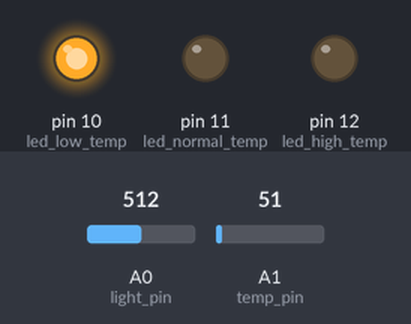
A sketch run on a simulated Arduino Uno, built with avr-gcc and run on an emulated ATmega328P. On the bench: output pins drawn as LEDs (lit = HIGH). The test bench sets the inputs (shaded band); at power-on: A1 (temp_pin) = 51, A0 (light_pin) = 512.

Above: at 1.8 s.
1.9 s: A1 (temp_pin) set to 131
6.0 s: A1 (temp_pin) set to 154
At 6.8 s:
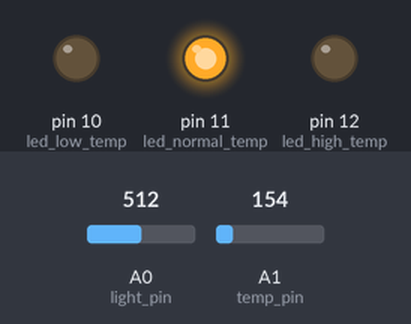
10.1 s: A0 (light_pin) set to 306
13.6 s: A0 (light_pin) set to 269
At 14.7 s:
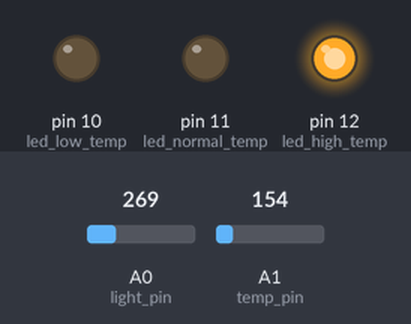
17.7 s: A0 (light_pin) set to 511
At 18.8 s:
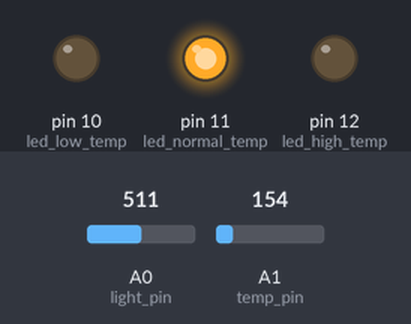
21.8 s: A0 (light_pin) set to 122
At 22.8 s:
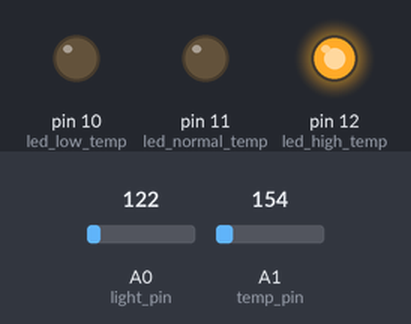
Timing chart, 0 to 24.8 s (numbered marks = the images above; inputs shaded):
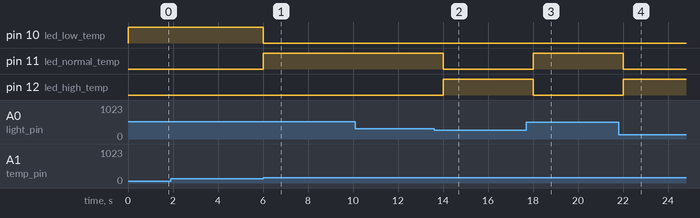

Measured:
- the behaviour switches between 144 and 145 on A1 (temp_pin) (found by bisection; images 0 and 1)
- the behaviour switches between 288 and 287 on A0 (light_pin) (found by bisection; images 1 and 2)
- after the input at 6.0 s, pin 10 (led_low_temp): HIGH → LOW at once; pin 11 (led_normal_temp): LOW → HIGH at once
- after the input at 13.6 s, pin 11 (led_normal_temp): HIGH → LOW after 0.41 s; pin 12 (led_high_temp): LOW → HIGH after 0.41 s
- after the input at 17.7 s, pin 11 (led_normal_temp): LOW → HIGH after 0.31 s; pin 12 (led_high_temp): HIGH → LOW after 0.31 s
- after the input at 21.8 s, pin 11 (led_normal_temp): HIGH → LOW after 0.21 s; pin 12 (led_high_temp): LOW → HIGH after 0.21 s

The sketch:

exercise2.ino
```cpp
/**
 * This program reads the temperature and light intensity from sensors and turns on LEDs depending on the values.
 *
 * Work Packages 3: Exercise 2 - TEMPERATURE AND LIGHT METER
 * DIT633 Development of embedded and Real-Time Systems
 *
 * Authors: William Andersson, Joshua Chiu Falck, Adam Faundez Laurokari, 2024
 * Group: 1
 * Submission code: 362789
 **/

// Pins for LEDs
int led_high_temp = 12;    // Declare the output pin for the high temperature LED
int led_normal_temp = 11;  // Declare the output pin for the normal temperature LED
int led_low_temp = 10;     // Declare the output pin for the low temperature LED

// Pins for input
int light_pin = A0;  // Declare the input pin for the light sensor
int temp_pin = A1;   // Declare the input pin for the temperature sensor

int timer = 1000;  // Delay between loops

const int low_temp_range[4] = {-40, -12, 1, 21};   // Low temp values
const int high_temp_range[4] = {-13, 0, 20, 125};  // High temp values
const int light_range[4] = {0, 20, 60, 100};       // Light percentage

int light;
int temp;

void setup() {
    pinMode(led_high_temp, OUTPUT);    // Set the led_temp pin as output
    pinMode(led_normal_temp, OUTPUT);  // Set the led_normal pin as output
    pinMode(led_low_temp, OUTPUT);     // Set the led_temp pin as output

    pinMode(light_pin, INPUT);  // Set the light_pin as input
    pinMode(temp_pin, INPUT);   // Set the temp_pin as input
}

void loop() {
    light = map(analogRead(light_pin), 0, 471, 0, 100);                   // Map the read values from the light sensor to percentage
    temp = map(((analogRead(temp_pin) - 20) * 3.04), 0, 1023, -40, 125);  // Map the read values from the temp sensor to between -40 and 125.

    // Depending on current light intensity, set allowed range for temperature
    if (light <= light_range[0]) {                              // Lowest interval, light <= 0
        LED_to_turn_on(low_temp_range[0], high_temp_range[0]);  // Call helper function
    }

    else if (light <= light_range[1]) {                         // Second lowest interval, light <= 20
        LED_to_turn_on(low_temp_range[1], high_temp_range[1]);  // Call helper function
    }

    else if (light <= light_range[2]) {                         // Second highest interval, light <= 60
        LED_to_turn_on(low_temp_range[2], high_temp_range[2]);  // Call helper function
    }

    else {                                                      // Highest interval, light <= 100
        LED_to_turn_on(low_temp_range[3], high_temp_range[3]);  // Call helper function
    }

    delay(timer);  // Delay 'timer' amount of miliseconds, to have a delay between each loop.

    // Turn off all lights for next iteration
    digitalWrite(led_high_temp, LOW);    // Set the high temperature LED to LOW (turn it off)
    digitalWrite(led_normal_temp, LOW);  // Set the normal temperature LED to LOW (turn it off)
    digitalWrite(led_low_temp, LOW);     // Set the low temperature LED to LOW (turn it off)
}

// Function to decide which LED to turn on, depending on if the current temperature is lower, between, or higher than the acceptable range
void LED_to_turn_on(int low, int high) {
    if (temp > high) {                        // If higher than allowed range:
        digitalWrite(led_high_temp, HIGH);    // Turn on high temperature LED
    } else if (temp < low) {                  // If lower than allowed range:
        digitalWrite(led_low_temp, HIGH);     // Turn on low temperature LED
    } else {                                  // Else, within allowed range:
        digitalWrite(led_normal_temp, HIGH);  // Turn on acceptable temperature LED
    }
}
```
